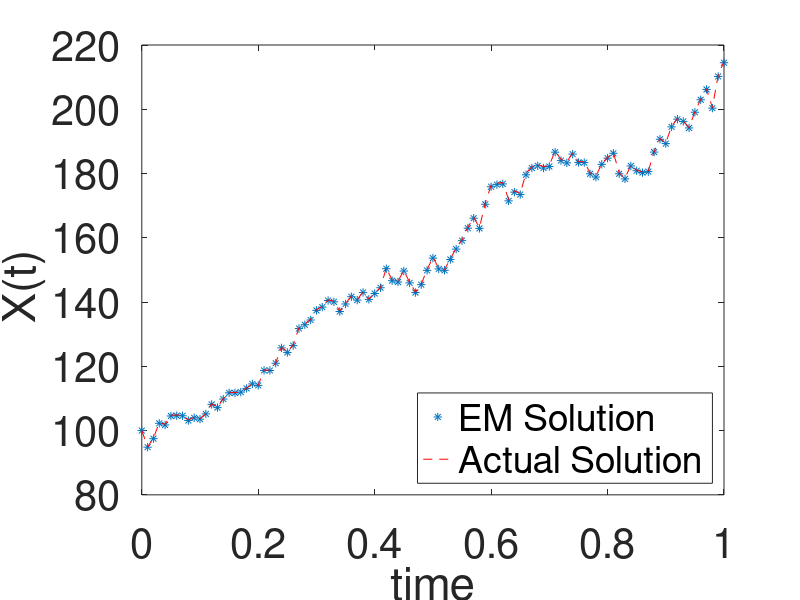

The MATLAB source for this figure:
%Euler-Maruyama Method for Black-Scholes
%   Author: Samuel Eure

%Variables

N = 100;
T = 1;
x0 = 100;
sigma = 0.2;
mu = 0.8;

%Prepare Wierner Process

mystery = abs(N*rand); %set the state of the randn
randn('state',mystery); %set the state of the randn
dt = T/N;          
dW = zeros(1,N);
W  = zeros(1,N+1);
dW(1:N) = sqrt(dt)*randn(1,(N));
W(2:N+1) = cumsum(dW);
%
%Euler-Maruyama Method
X = zeros(1,N+1);
X(1) = x0; 
for n = 1:(N)
    X(n+1) =  X(n)*(1+dt*mu+sigma*(W(n+1)-W(n)));
end
x = 0:(T/N):(T);
%plot(x,X)
t = 1:(N+1);

Actual = x0*exp((sigma*W(t)+x(t)*(mu-sigma^2/2)));
plot(x,X,'*',x,Actual,'r--')
xlabel('time', 'FontSize', 30)
ylabel('X(t)   ','FontSize',30,'Rotation',90)
set(gca,'fontsize',30)
legend('EM Solution','Actual Solution','Location','southeast')

